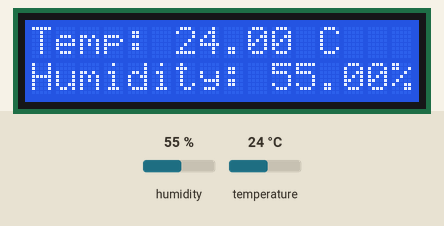
Simulated run of this sketch. Board: Arduino Uno, built with avr-gcc and run on an emulated ATmega328P. Parts: 16×2 character LCD. The test bench sets the inputs (shaded band); at power-on: humidity 55 %, temperature 24 °C.

Above: at 1.2 s.
1.3 s: humidity set to 22 %
At 12.3 s:
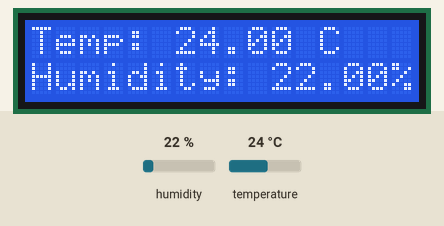
12.6 s: temperature set to 12 °C
At 22.5 s:
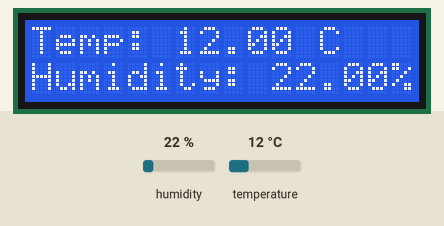
23.1 s: humidity set to 40 %
At 32.7 s:
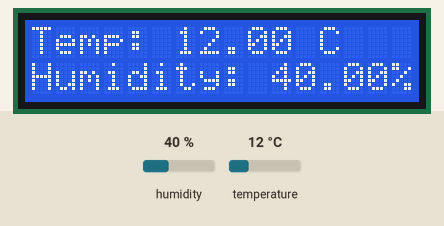
33.6 s: temperature set to 19 °C
At 43.0 s:
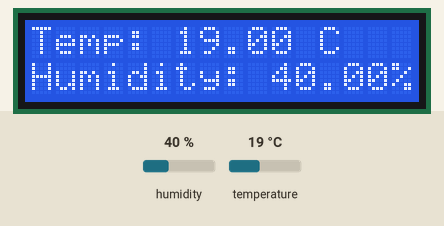
Timing chart, 0 to 44.5 s (numbered marks = the images above; inputs shaded):
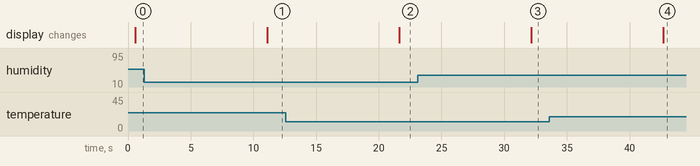

The sketch:

dht11lcdscreen.ino
```cpp
#include <LiquidCrystal.h>
#include <DHT.h>
// Include required libraries

#define DHTPIN 17
#define DHTTYPE DHT11
DHT dht(DHTPIN, DHTTYPE);
// Initialize DHT pin, and DHT Type

const int rs = 50, e = 51, d4 = 7, d5 = 6, d6 = 5, d7 = 4;
LiquidCrystal lcd(rs, e , d4, d5, d6, d7);
// Create variables for each pin
// Initialize the pins

void setup() {
  lcd.begin(16, 2);
  //Initialize the rows and columns of the LCD Screen

  dht.begin();
  //Start reading temperature and humidity
}

void loop() {
  float temp = dht.readTemperature();
  float humi = dht.readHumidity();
  //Create variables for Temperature and Humidity

  delay(500);
  //Delay the code to allow for the DHT Sensor to read temperature. It is required due to the low kHz of the DHT11 Sensor

  if (isnan(temp) || isnan(humi)) {
    lcd.print("Failed to read");
    //Check whether the DHT11 Sensor is working or not
  } else {
    lcd.setCursor(0, 0);
    lcd.print("Temp: ");
    lcd.print(temp);
    lcd.print(" C");
    //Print temperature onto the LCD Screen

    lcd.setCursor(0, 1);
    lcd.print("Humidity: ");
    lcd.print(humi);
    lcd.print("%");
    //Print humidity onto the LCD Screen

  }
  delay(10000);
  //Delay the code to allow for the DHT Sensor to read temperature. It is required due to the low kHz of the DHT11 Sensor

}
```

Measured:
- after the input at 1.3 s, the display: changes after 9.8 s (image 1)
- after the input at 12.6 s, the display: changes after 9.0 s (image 2)
- after the input at 23.1 s, the display: changes after 9.1 s (image 3)
- after the input at 33.6 s, the display: changes after 9.1 s (image 4)
